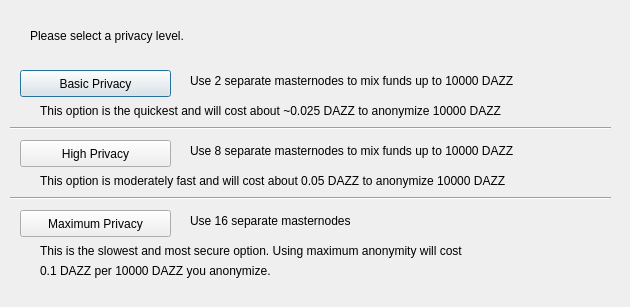
<?xml version="1.0" encoding="UTF-8"?>
<ui version="4.0">
 <class>ObfuscationConfig</class>
 <widget class="QDialog" name="ObfuscationConfig">
  <property name="geometry">
   <rect>
    <x>0</x>
    <y>0</y>
    <width>630</width>
    <height>307</height>
   </rect>
  </property>
  <property name="windowTitle">
   <string>Configure Obfuscation</string>
  </property>
  <widget class="QPushButton" name="buttonBasic">
   <property name="geometry">
    <rect>
     <x>20</x>
     <y>70</y>
     <width>151</width>
     <height>27</height>
    </rect>
   </property>
   <property name="text">
    <string>Basic Privacy</string>
   </property>
  </widget>
  <widget class="QPushButton" name="buttonHigh">
   <property name="geometry">
    <rect>
     <x>20</x>
     <y>140</y>
     <width>151</width>
     <height>27</height>
    </rect>
   </property>
   <property name="text">
    <string>High Privacy</string>
   </property>
  </widget>
  <widget class="QPushButton" name="buttonMax">
   <property name="geometry">
    <rect>
     <x>20</x>
     <y>210</y>
     <width>151</width>
     <height>27</height>
    </rect>
   </property>
   <property name="text">
    <string>Maximum Privacy</string>
   </property>
  </widget>
  <widget class="QLabel" name="label">
   <property name="geometry">
    <rect>
     <x>30</x>
     <y>20</y>
     <width>571</width>
     <height>31</height>
    </rect>
   </property>
   <property name="text">
    <string>Please select a privacy level.</string>
   </property>
  </widget>
  <widget class="QLabel" name="label_2">
   <property name="geometry">
    <rect>
     <x>190</x>
     <y>70</y>
     <width>421</width>
     <height>21</height>
    </rect>
   </property>
   <property name="text">
    <string>Use 2 separate masternodes to mix funds up to 10000 DAZZ</string>
   </property>
  </widget>
  <widget class="QLabel" name="label_3">
   <property name="geometry">
    <rect>
     <x>190</x>
     <y>140</y>
     <width>411</width>
     <height>21</height>
    </rect>
   </property>
   <property name="text">
    <string>Use 8 separate masternodes to mix funds up to 10000 DAZZ</string>
   </property>
  </widget>
  <widget class="QLabel" name="label_4">
   <property name="geometry">
    <rect>
     <x>190</x>
     <y>210</y>
     <width>421</width>
     <height>21</height>
    </rect>
   </property>
   <property name="text">
    <string>Use 16 separate masternodes</string>
   </property>
  </widget>
  <widget class="QLabel" name="label_6">
   <property name="geometry">
    <rect>
     <x>40</x>
     <y>100</y>
     <width>561</width>
     <height>21</height>
    </rect>
   </property>
   <property name="text">
    <string>This option is the quickest and will cost about ~0.025 DAZZ to anonymize 10000 DAZZ</string>
   </property>
  </widget>
  <widget class="QLabel" name="label_7">
   <property name="geometry">
    <rect>
     <x>40</x>
     <y>170</y>
     <width>561</width>
     <height>21</height>
    </rect>
   </property>
   <property name="text">
    <string>This option is moderately fast and will cost about 0.05 DAZZ to anonymize 10000 DAZZ</string>
   </property>
  </widget>
  <widget class="QLabel" name="label_8">
   <property name="geometry">
    <rect>
     <x>40</x>
     <y>240</y>
     <width>561</width>
     <height>21</height>
    </rect>
   </property>
   <property name="text">
    <string>This is the slowest and most secure option. Using maximum anonymity will cost</string>
   </property>
  </widget>
  <widget class="QLabel" name="label_9">
   <property name="geometry">
    <rect>
     <x>40</x>
     <y>260</y>
     <width>561</width>
     <height>21</height>
    </rect>
   </property>
   <property name="text">
    <string>0.1 DAZZ per 10000 DAZZ you anonymize.</string>
   </property>
  </widget>
  <widget class="Line" name="line">
   <property name="geometry">
    <rect>
     <x>10</x>
     <y>120</y>
     <width>601</width>
     <height>16</height>
    </rect>
   </property>
   <property name="orientation">
    <enum>Qt::Horizontal</enum>
   </property>
  </widget>
  <widget class="Line" name="line_2">
   <property name="geometry">
    <rect>
     <x>10</x>
     <y>190</y>
     <width>601</width>
     <height>16</height>
    </rect>
   </property>
   <property name="orientation">
    <enum>Qt::Horizontal</enum>
   </property>
  </widget>
 </widget>
 <resources/>
 <connections/>
</ui>
